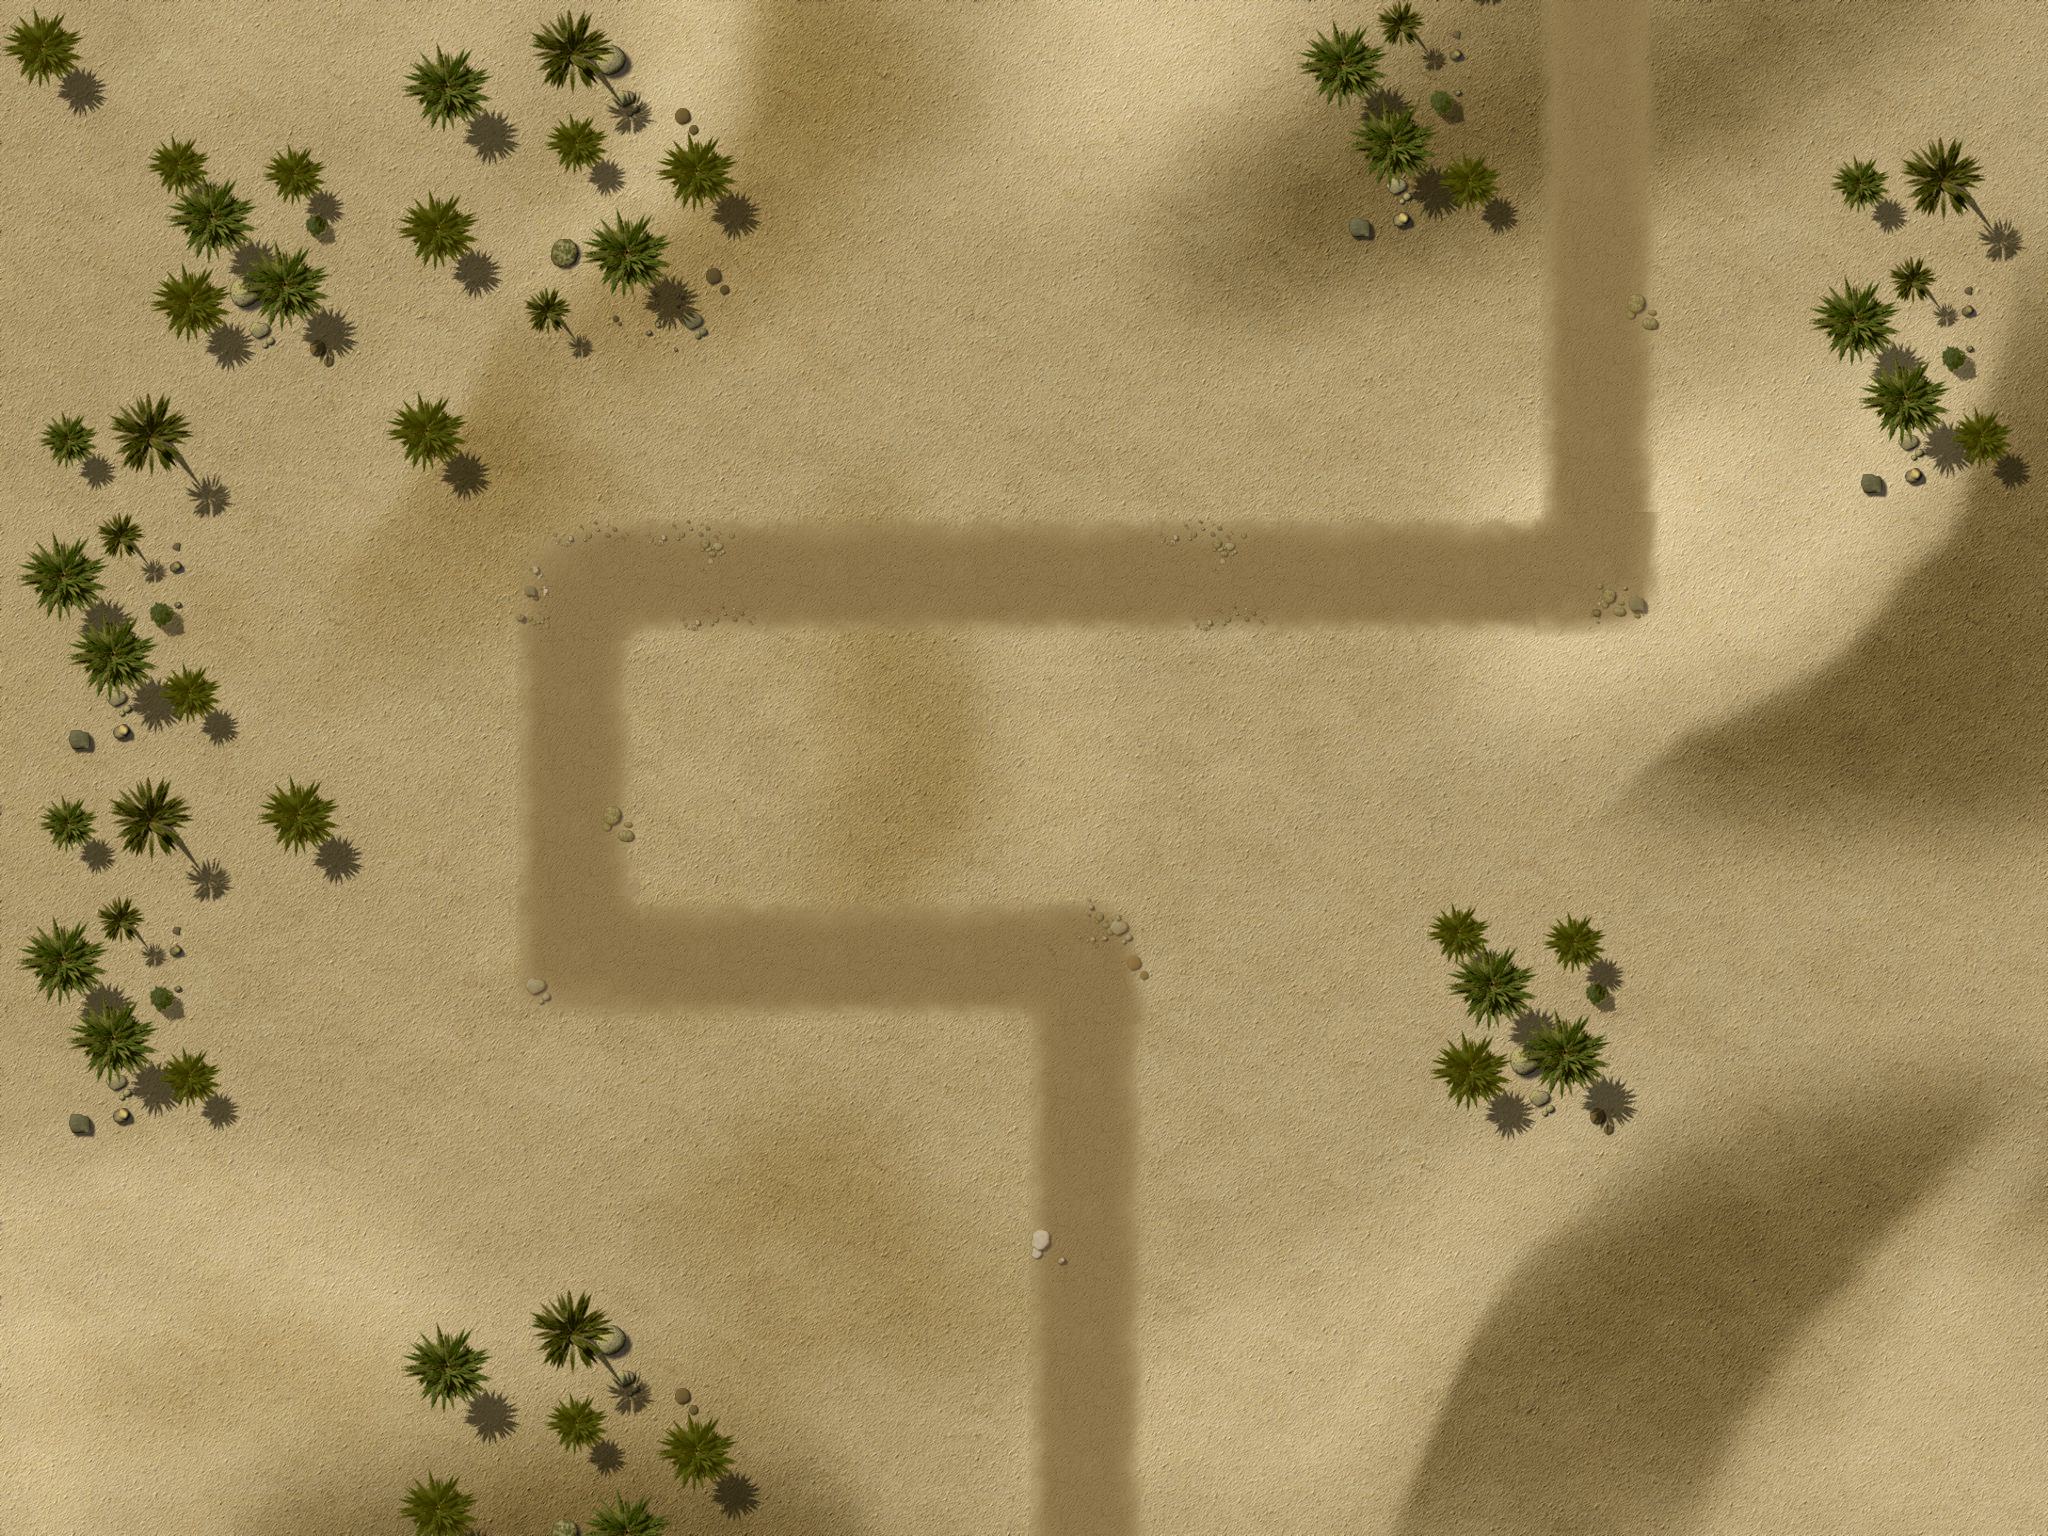

The image is a tile-based game level rendered from a .tmx file. Its description and source (layers, tilesets, objects; grid data summarised) follow:
An orthogonal 16x12 tile map with 128x128 px tiles, 4 tile layers (Ground, Objects1, Objects2, Path), 1 hidden layer not drawn, 3 tilesets and 35 objects.

<map version="1.0" orientation="orthogonal" width="16" height="12" tilewidth="128" tileheight="128">
 <properties>
  <property name="wave01" value="10,10,10,10,1,10,1,10,1,10,10,10,1,1,1,1,10,10,10,10,1,1,1,10" />
  <property name="wave02" value="1,2,1,1,1,2,10,10,10,2,10,10,1,1,2,2,1,1,10,10,10,10,10,2,2,1,1" />
  <property name="wave03" value="1,1,1,4,1,1,4,1,1,4,1,1,1,4,1,1,4,1,1,1,4" />
  <property name="wave04" value="1,2,1,1,1,3,2,10,10,10,2,10,10,1,1,2,2,1,1,10,10,10,10,10,2,2,1,1" />
  <property name="wave05" value="10,10,10,10,10,2,10,10,3,2,10,10,10,10,2,10,10,10,10,10,10,10" />
  <property name="wave06" value="4,4,2,2,1,1,1,1,4,1,1,2,2,1,1,4,4,3,1,1,1" />
  <property name="wave07" value="4,2,4,2,4,2,1,2,1,4,10,10,10,10,10,10,4,4,4,2,4,10,10,10,1,1,10,1,10,10,1" />
  <property name="wave08" value="10,10,10,10,10,10,10,10,1,1,1,2,2,4,4,4,10,10,10,10,4,10,2,1,1,10,10,10,10,4,4,2,10,1,1,1,1" />
  <property name="wave09" value="10,10,10,10,10,10,10,10,10,10,10,10,10,10,10,10,10,10,10,10,10,10,10,10,10,10,10,10,10,10,10,10,10,10,10,10,10,1,1,1,1,10,10,10,10,10,10" />
  <property name="wave10" value="1,1,1,2,4,4,1,1,1,4,1,2,1,2,1,1,4,4,1,1,2,100" />
  <property name="wave11" value="2,3,4,1,1,1,3,1,2,2,4,4,1,1,2,1,1,4,2,4,1,1,1,1,1,3" />
  <property name="wave12" value="4,2,4,2,4,2,1,2,1,4,10,10,10,10,10,10,4,4,4,2,4,10,10,10,1,1,10,1,10,10,1" />
  <property name="wave13" value="1,1,1,1,10,10,10,2,4,2,4,1,1,1,10,10,10,10,1,1,1,2,2,4,4,2,10,10,10,10" />
  <property name="wave14" value="10,10,10,10,1,1,1,5,5,1,1,5,3,1,1,1,1,2,4,4,4,4,1,1,1,1" />
  <property name="wave15" value="3,10,10,10,1,1,1,1,1,1,5,5,10,10,10,10,1,1,1,1,1,5,5,10,10,10,3" />
  <property name="wave16" value="2,2,10,10,10,10,3,10,10,10,10,10,10,2,10,10,2,2,10,10,10,2,2,10,10" />
  <property name="wave17" value="3,1,2,1,4,1,2,10,10,10,2,10,10,4,1,2,2,1,1,10,10,10,10,10,2,2,3,1,3" />
  <property name="wave18" value="3,1,1,1,1,1,3,1,1,1,1,1,6,1,1,1,1,1,1,2,2,2,5,4,5,2,1,1,1" />
  <property name="wave19" value="3,1,1,1,5,5,7,7,7,7,7,7,7,7,7,5,5,5,3,1,1,1,1,5,5,5,7,7" />
  <property name="wave20" value="6,10,10,10,10,10,10,10,6,10,10,10,2,2,10,10,10,10,10,10,10,3,2,2,10,10,101" />
 </properties>
 <tileset firstgid="1" name="ground" tilewidth="128" tileheight="128">
  <image source="tilesWorld1.png" width="2048" height="2048" />
 </tileset>
 <tileset firstgid="257" name="path" tilewidth="128" tileheight="128">
  <image source="path02.png" width="512" height="512" />
 </tileset>
 <tileset firstgid="273" source="ground2.tsx" />
 <layer name="Ground" width="16" height="12">
  <data>[192 cells, 1 non-empty, 1 distinct tile ids]</data>
 </layer>
 <layer name="Objects1" width="16" height="12">
  <data>[192 cells, 49 non-empty, 21 distinct tile ids]</data>
 </layer>
 <layer name="Objects2" width="16" height="12">
  <data>[192 cells, 0 non-empty, 0 distinct tile ids]</data>
 </layer>
 <objectgroup name="Objects3" width="16" height="12">
  <object gid="229" x="300" y="1348" />
  <object gid="248" x="890" y="504" />
  <object gid="127" x="1624" y="554" />
  <object gid="141" x="1050" y="846" />
  <object gid="143" x="682" y="862" />
  <object gid="32" x="866" y="1156" />
  <object gid="143" x="1416" y="1438" />
  <object gid="126" x="1416" y="1236" />
  <object gid="126" x="1322" y="732" />
  <object gid="212" x="42" y="1344" />
  <object gid="212" x="22" y="1534" />
  <object gid="212" x="1878" y="1548" />
  <object gid="212" x="1862" y="1360" />
  <object gid="212" x="1650" y="1438" />
  <object gid="210" x="1712" y="1330" />
  <object gid="215" x="1804" y="1182" />
  <object gid="234" x="1498" y="1518" />
  <object gid="234" x="1758" y="1018" />
  <object gid="234" x="944" y="414" />
  <object gid="234" x="272" y="470" />
 </objectgroup>
 <layer name="Path" width="16" height="12">
  <data>[192 cells, 24 non-empty, 9 distinct tile ids]</data>
 </layer>
 <objectgroup name="Locked" width="16" height="12">
  <object x="2432" y="256" />
  <object x="128" y="384" width="128" height="128" />
  <object x="0" y="0" width="2048" height="256" />
  <object x="0" y="1280" width="2048" height="256" />
  <object x="0" y="256" width="128" height="1024" />
  <object x="1920" y="256" width="128" height="1024" />
  <object x="896" y="384" width="128" height="128" />
  <object x="1792" y="256" width="128" height="256" />
  <object x="1408" y="896" width="256" height="256" />
  <object x="128" y="896" width="128" height="256" />
  <object x="128" y="640" width="128" height="128" />
  <object x="128" y="256" width="640" height="128" />
  <object x="384" y="384" width="128" height="128" />
  <object x="128" y="768" width="256" height="128" />
 </objectgroup>
 <objectgroup name="Waypoints" width="16" height="12" visible="0">
  <object x="0" y="512">
   <polyline points="1597,-620 1596,62 576,67 571,443 1088,443 1087,1128" />
  </object>
 </objectgroup>
 <layer name="blendAdd" width="16" height="12" visible="0">
  <data>[192 cells, 0 non-empty, 0 distinct tile ids]</data>
 </layer>
</map>
